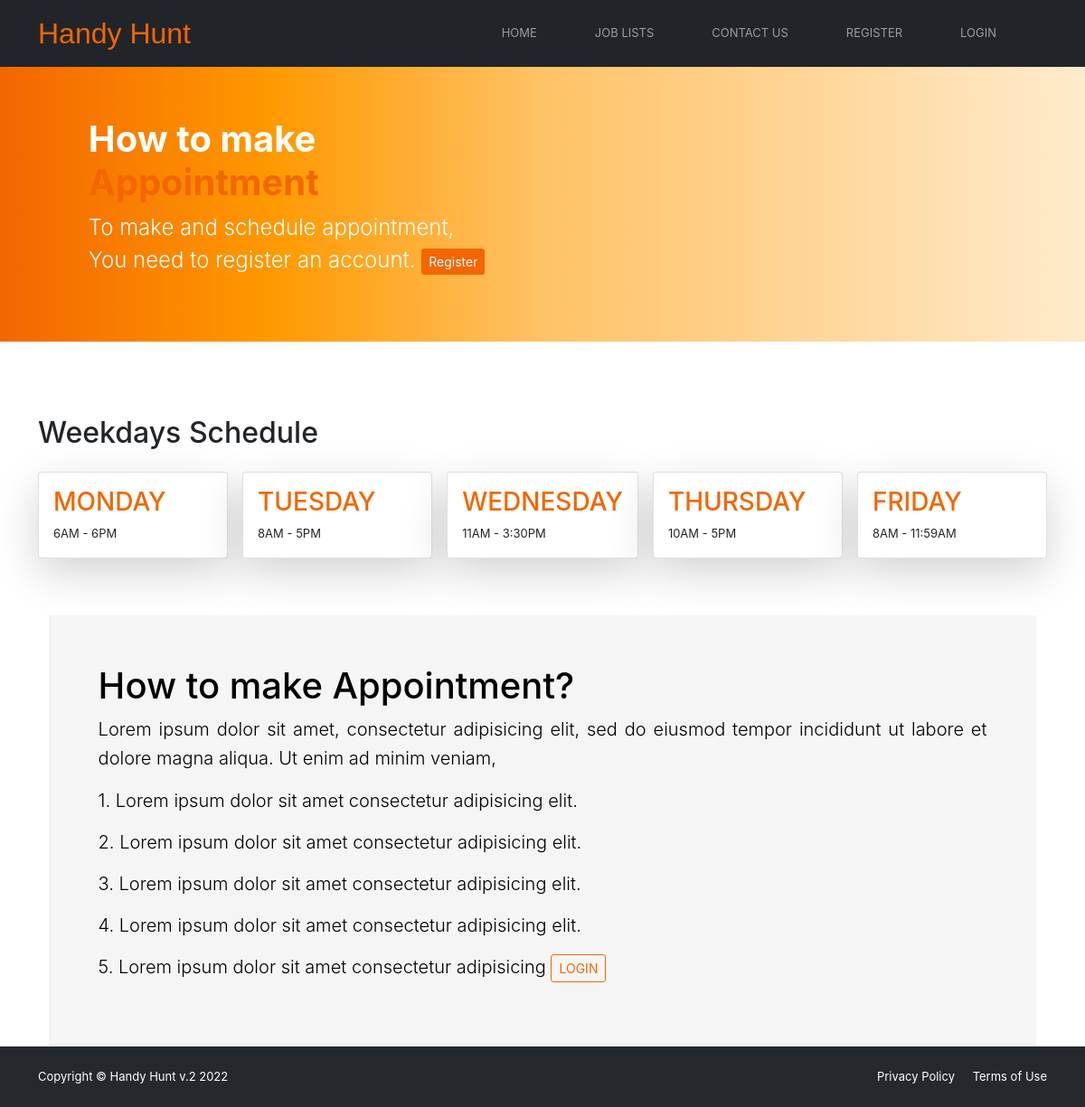
/appointment.php, run on the app's committed database.
### tables this page shows
CREATE TABLE IF NOT EXISTS `schedule` (
  `id` int NOT NULL,
  `days` varchar(50) NOT NULL,
  `open` varchar(50) NOT NULL,
  `close` varchar(50) NOT NULL,
  PRIMARY KEY (`id`) USING BTREE
);

### appointment.php (the view, shortened to what this page needs)
<head>
</head>
<?php
require 'connection/config.php';
if (!isset($_SESSION['email'])) {
    require 'header.php';
} else {
    require 'headerLogin.php';
}
?>
<section class="appointment-section-1">
    <div class="container">
        <div class="home-section-1-circle">
            <h1 class="fs-1 fw-bolder">How to make <span style="color:#f36601;">Appointment</span></h1>
            <p class="lead fs-4">To make and schedule appointment, You need to register an account.
                <a href="register.php" id="orange" class="btn btn-default btn-sm">
                    Register
                </a>
            </p>
        </div>
    </div>
</section>
<div class="appointment-body">
    <div class="container">
        <br><br>
        <br>
        <?php
        $query = "SELECT * FROM schedule";
        $query_run = mysqli_query($conn, $query);
        if (mysqli_num_rows($query_run) > 0) {
        ?> <div class="row g-3 my-2">
                <h2>Weekdays Schedule</h2>
                <?php
                foreach ($query_run as $row) {
                ?>
                    <div class="col-sm">
                        <div class="card shadow-lg p-3 mb-3 bg-body rounded" style="text-transform:uppercase;">
                            <h3 style="color:#f36601;"><?= $row['days']; ?></h3>
                            <?= $row['open']; ?> - <?= $row['close']; ?>
                            <br>
                        </div>
                    </div>
                <?php
                }
            } else {
                ?>
                <tr>
                    <td colspan="6">No record found</td>
                </tr>
            <?php
            }
            ?>
            </div>
            <br><br>
            <div class="container">
                <div class="about-us-section-light">
                    <h1>How to make Appointment?</h1>
                    <p class="lead" id="text-justify">Lorem ipsum dolor sit amet, consectetur adipisicing elit, sed do eiusmod
                        tempor incididunt ut labore et dolore magna aliqua. Ut enim ad minim veniam,
                    </p>
                    <p class="lead">1. Lorem ipsum dolor sit amet consectetur adipisicing elit.</p>
                    <p class="lead">2. Lorem ipsum dolor sit amet consectetur adipisicing elit.</p>
                    <p class="lead">3. Lorem ipsum dolor sit amet consectetur adipisicing elit.</p>
                    <p class="lead">4. Lorem ipsum dolor sit amet consectetur adipisicing elit.</p>
                    <p class="lead">5. Lorem ipsum dolor sit amet consectetur adipisicing <span><a href="request appointment.php" class="btn btn-warning btn-sm" id="acc">LOGIN</a></span></p>
                </div>
            </div>
    </div>
    <?php
    require 'footer.php';
    ?>

### header.php (shortened to what this page needs)
<link rel="stylesheet" href="css/fontawesome-free-6.0.0-web/css/all.css">
<link rel="stylesheet" type="text/css" href="css/style.css">
<link rel="stylesheet" type="text/css" href="css/bootstrap-5.1.3-dist/css/bootstrap.css">
<link href="https://cdnjs.cloudflare.com/ajax/libs/toastr.js/2.0.1/css/toastr.css" rel="stylesheet" />
<link href="https://cdn.jsdelivr.net/npm/bootstrap@5.0.0-beta3/dist/css/bootstrap.min.css" rel="stylesheet" />
<link rel="stylesheet" type="text/css" href="https://cdnjs.cloudflare.com/ajax/libs/twitter-bootstrap/5.1.3/css/bootstrap.min.css" />
<link rel="stylesheet" href="https://cdnjs.cloudflare.com/ajax/libs/font-awesome/5.15.3/css/all.min.css" />
<link rel="stylesheet" type="text/css" href="https://cdn.datatables.net/1.12.1/css/dataTables.bootstrap5.min.css" />
<nav class="navbar navbar-expand-lg bg-dark sticky-top navbar-dark">
	<div class="container">
		<a id="footer-branding" class="navbar-brand" href="index.php" title="Handy Hunt">
			Handy Hunt
		</a>
		<div class="collapse navbar-collapse" id="navbarResponsive">
			<ul class="navbar-nav text-uppercase ms-auto py-4 py-lg-0">
				<li class="nav-item"><a class="nav-link me-5" href="index.php">Home</a></li>
				<li class="nav-item"><a class="nav-link me-5" href="job-lists.php">Job Lists</a></li>
				<li class="nav-item"><a class="nav-link me-5" href="Contact us.php">Contact us</a></li>
				<li class="nav-item"><a class="nav-link me-5" href="register-employee.php">Register</a></li>
				<li class="nav-item"><a class="nav-link me-5" href="login.php">Login</a></li>
			</ul>
		</div>
	</div>
</nav>

### footer.php (shortened to what this page needs)
<footer class="footer fixed-sm-bottom py-4 bg-dark text-white">
	<div class="container">
		<div class="row align-items-center">
			<div class="col-lg-4 text-lg-start">Copyright &copy; Handy Hunt v.2 2022</div>
			<div class="col-lg-4 text-lg-end">
				<a class="text-white text-decoration-none me-3" href="/">Privacy Policy</a>
				<a class="text-white text-decoration-none" href="/">Terms of Use</a>
			</div>
		</div>
	</div>
</footer>

### css/style.css (style rules this page uses)
.container { font-family: "Times New Roman", Times, serif; font-family: Verdana, Geneva, Tahoma, sans-serif; font-family: Impact, Haettenschweiler, "Arial Narrow Bold", sans-serif; font-family: Georgia, "Times New Roman", Times, serif; font-family: Cambria, Cochin, Georgia, Times, "Times New Roman", serif; font-family: Arial, Helvetica, sans-serif; font-family: Quiche Sans; font-family: -apple-system, BlinkMacSystemFont, "Segoe UI", Roboto, Oxygen, Ubuntu, Cantarell, "Open Sans", "Helvetica Neue", sans-serif; font-size: small; }
.appointment-section-1 { background-image: linear-gradient( to right, #f36601, #ff9900, #ffc266, #ffd699, #ffebcc ); background-size: cover; width: 100%; height: auto; }
.home-section-1-circle { width: 50%; padding: 5%; color: #fff; }
.footer { background: #081529; background-size: cover; color: #fff; padding-top: 3%; padding-bottom: 3%; opacity: 0.98; }
#footer-branding { text-decoration: none; color: #f36601; font-size: xx-large; font-family: "Franklin Gothic Medium", "Arial Narrow", Arial, sans-serif; }
.about-us-section-clear, .about-us-section-light, .about-us-section-dark { padding: 5%; }
.about-us-section-light { color: #000; background: whitesmoke; }
#text-justify { text-align: justify; color: #000; line-height: 2rem; }
.card { box-shadow: 0 1px 3px 0 rgba(0, 0, 0, 0.1), 0 1px 2px 0 rgba(0, 0, 0, 0.06); }
.card { position: relative; display: flex; flex-direction: column; min-width: 0; word-wrap: break-word; background-color: #fff; background-clip: border-box; border: 0 solid rgba(0, 0, 0, 0.125); border-radius: 0.25rem; }
.mb-3, .my-3 { margin-bottom: 1rem !important; }
#orange { background: #f36601; border: none; color: #fff; }
#acc { background: none; border: 1px solid #f36601; color: #f36601; }

### data on the page
schedule: days "MONDAY", open "6AM", close "6PM"
schedule: days "TUESDAY", open "8AM", close "5PM"
schedule: days "WEDNESDAY", open "11AM", close "3:30PM"
schedule: days "THURSDAY", open "10AM", close "5PM"
schedule: days "FRIDAY", open "8AM", close "11:59AM"
